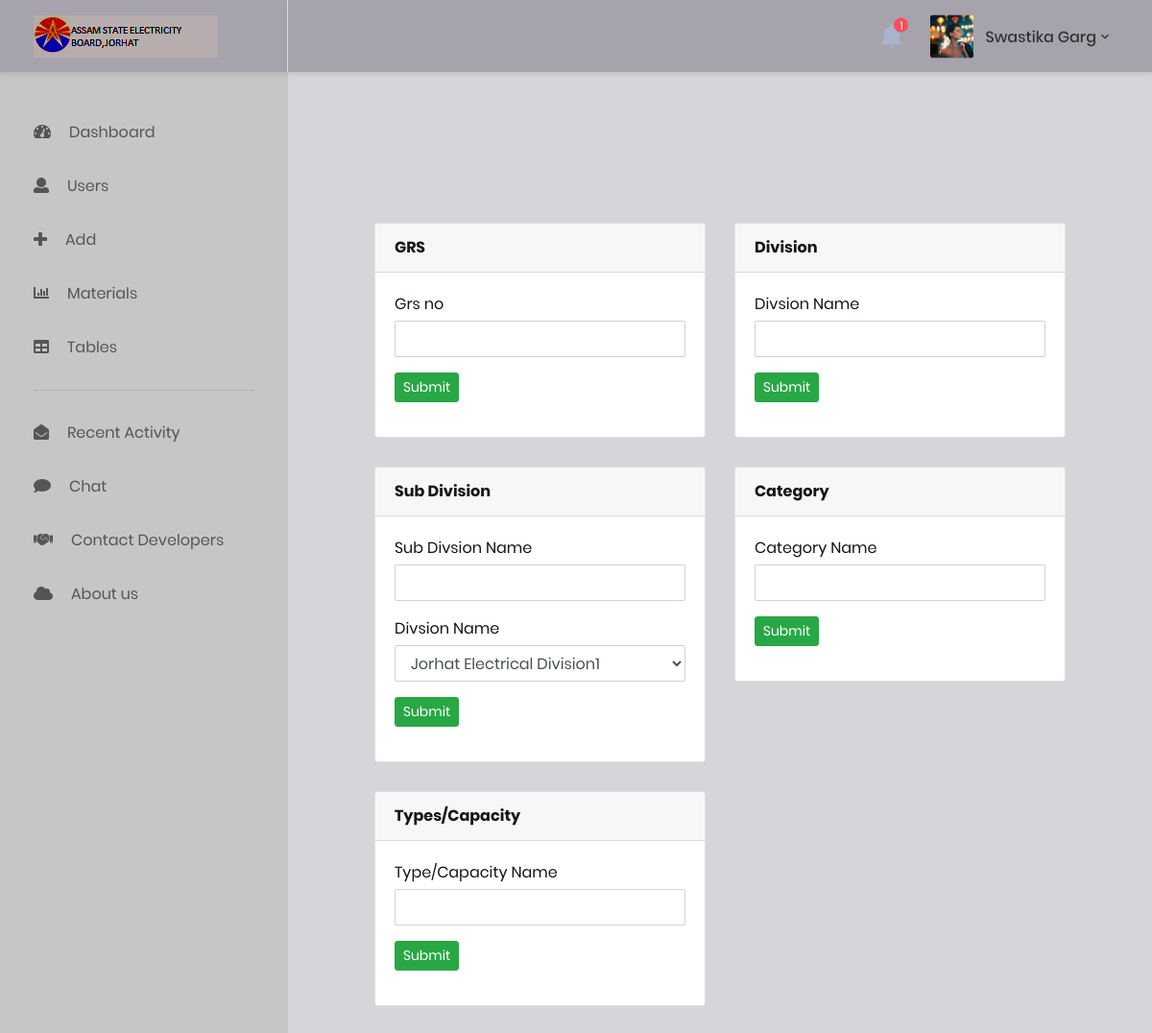
The page /adition.php (signed in) on the database its author committed.
### tables this page shows
CREATE TABLE `users` (
  `userid` int(11) NOT NULL,
  `usertypes` int(11) NOT NULL,
  `username` varchar(30) NOT NULL,
  `password` varchar(255) NOT NULL,
  `userpic` varchar(100) NOT NULL,
  `firstname` varchar(50) NOT NULL,
  `lastname` varchar(50) NOT NULL,
  `gender` tinyint(4) NOT NULL,
  `dob` date NOT NULL,
  `phone` bigint(20) NOT NULL,
  `email` varchar(50) NOT NULL,
  `country` varchar(30) NOT NULL,
  `state` varchar(30) NOT NULL,
  `city` varchar(30) NOT NULL,
  `pincode` int(11) NOT NULL,
  `divid` int(11) NOT NULL,
  `designation` varchar(30) NOT NULL,
  `status` varchar(50) NOT NULL
);

### adition.php (the view, shortened to what this page needs)
<?php
include('header.php');
include('conn.php');
?>
<div class="main-content">
                <div class="section__content section__content--p30">
                    <div class="container-fluid">
                        <div class="row">
                        <div class="col-lg-6">
                                <div class="card">
                                <div class="card-header">
                                        <strong>GRS</strong>
                                    </div>
                                    <div class="card-body">
                                        <form action="bill.php" method="post" >
                                            <div class="form-group">
                                                <label for="cc-payment" class="control-label mb-1">Grs no</label>
                                                <input type="text" id="company" placeholder="" class="form-control" name="grsno">
                                            </div>
                                            <div class="form-actions form-group">
                                                <button type="submit" class="btn btn-success btn-sm">Submit</button>
                                            </div>
                                        </form>
                                    </div>
                                </div>
                            </div>
                            <div class="col-lg-6">
                                <div class="card">
                                <div class="card-header">
                                        <strong>Division</strong>
                                    </div>
                                    <div class="card-body">
                                        <form action="division.php" method="post" novalidate="novalidate">
                                            <div class="form-group">
                                                <label for="cc-payment" class="control-label mb-1">Divsion Name</label>
                                                <input type="text" id="company" placeholder="" class="form-control" name="divname">
                                            </div>
                                            <div class="form-actions form-group">
                                                <button type="submit" class="btn btn-success btn-sm">Submit</button>
                                            </div>
                                        </form>
                                    </div>
                                </div>
                            </div>
                            <div class="col-lg-6">
                                <div class="card">
                                    <div class="card-header">
                                        <strong>Sub Division</strong>
                                    </div>
                                    <div class="card-body ">
                                    <form action="subdivision.php" method="post" novalidate="novalidate">
                                            <div class="form-group">
                                                <label for="cc-payment" class="control-label mb-1"> Sub Divsion Name</label>
                                                <input type="text" id="company" placeholder="" class="form-control" name="sdivname">
                                            </div>
                                            <div class="form-group">
                                                <label for="cc-payment" class="control-label mb-1">Divsion Name</label>
                                                <select  name="divid" id="select" class="form-control">
                                                    <?php
                                                        $rs=mysqli_query($conn,"select * from division");
                                                        while($row=mysqli_fetch_array($rs))
                                                        {
                                                        ?>
                                                        <option value="<?php echo $row['divid'] ?>"><?php echo $row['divname'] ?></option>
                                                        <?php
                                                            }
                                                            ?>
                                                            </select>
                                            </div>
                                            <div class="form-actions form-group">
                                                <button type="submit" class="btn btn-success btn-sm">Submit</button>
                                            </div>
                                        </form>
                                    </div>
                                </div>
                            </div>
                            <div class="col-lg-6">
                                <div class="card">
                                    <div class="card-header">
                                        <strong>Category</strong>
                                    </div>
                                    <div class="card-body ">
                                    <form action="category.php" method="post" novalidate="novalidate">
                                            <div class="form-group">
                                                <label for="cc-payment" class="control-label mb-1"> Category Name</label>
                                                <input type="text" id="company" placeholder="" class="form-control" name="catname">
                                            </div>
                                            <div class="form-actions form-group">
                                                <button type="submit" class="btn btn-success btn-sm">Submit</button>
                                            </div>
                                        </form>
                                    </div>
                                </div>
                            </div>
                            <div class="col-lg-6">
                                <div class="card">
                                    <div class="card-header">
                                        <strong>Types/Capacity</strong>
                                    </div>
                                    <div class="card-body ">
                                    <form action="type.php" method="post" novalidate="novalidate">
                                            <div class="form-group">
                                                <label for="cc-payment" class="control-label mb-1"> Type/Capacity Name</label>
                                                <input type="text" id="company" placeholder="" class="form-control" name="type">
                                            </div>
                                            <div class="form-actions form-group">
                                                <button type="submit" class="btn btn-success btn-sm">Submit</button>
                                            </div>
                                        </form>
                                    </div>
                                </div>
                            </div>
                        </div>
                    </div>
                </div>

### header.php (shortened to what this page needs)
<?php
$sesid=$_SESSION['userid'];
$sesusertype=$_SESSION['usertypes'];
?>
<?php
    include('conn.php');
    $select_user = "select * from users where userid = '$sesid'";
    $u = mysqli_query($conn, $select_user);
    $user = mysqli_fetch_array($u);
    $divid = $user['divid'];
    $rse=mysqli_query($conn,"select count(*) as n from notification where whom_to_notify='$divid'");
    $no=mysqli_fetch_array($rse);
    $rs=mysqli_query($conn, "select * from users where userid='$sesid' ");
?>
<!DOCTYPE html>
<html lang="en">
<head>
    <link href="css/font-face.css" rel="stylesheet" media="all">
    <link href="test.css" rel="stylesheet" media="all">
    <link href="vendor/font-awesome-4.7/css/font-awesome.min.css" rel="stylesheet" media="all">
    <link href="vendor/font-awesome-5/css/fontawesome-all.min.css" rel="stylesheet" media="all">
    <link href="vendor/mdi-font/css/material-design-iconic-font.min.css" rel="stylesheet" media="all">
    <link href="vendor/bootstrap-4.1/bootstrap.min.css" rel="stylesheet" media="all">
    <link href="vendor/animsition/animsition.min.css" rel="stylesheet" media="all">
    <link href="vendor/bootstrap-progressbar/bootstrap-progressbar-3.3.4.min.css" rel="stylesheet" media="all">
    <link href="vendor/wow/animate.css" rel="stylesheet" media="all">
    <link href="vendor/css-hamburgers/hamburgers.min.css" rel="stylesheet" media="all">
    <link href="vendor/slick/slick.css" rel="stylesheet" media="all">
    <link href="vendor/select2/select2.min.css" rel="stylesheet" media="all">
    <link href="vendor/perfect-scrollbar/perfect-scrollbar.css" rel="stylesheet" media="all">
    <link href="css/theme.css" rel="stylesheet" media="all">
</head>
<body class="animsition">
    <div class="page-wrapper">
        <aside class="menu-sidebar d-none d-lg-block">
            <div class="logo">
                <a href="#">
                    <img src="images/icon/apdcllogo.png" alt="Cool Admin" />
                </a>
            </div>
            <div class="menu-sidebar__content js-scrollbar1">
                <nav class="navbar-sidebar">
                    <ul class="list-unstyled navbar__list">
                    <li class="has-sub">
                            <a class="js-arrow" href="show.php">
                                <i class="fas fa-tachometer-alt"></i>Dashboard </a>
                        </li>
                        <?php
                                        if($sesusertype==1){
                                            echo '<li>
                                            <a href="user.php">
                                                    <i class="fas fa-user"></i>Users</a>
                                            </li>';
                                           echo  '<li>
                                                <a href="adition.php">
                                                        <i class="fas fa-plus"></i>Add</a>
                                                </li>';
                                        }
                                    ?>
                        <li class="has-sub">
                            <a class="js-arrow" href="#">
                                <i class="fas fa-chart-bar"></i>Materials</a>
                       </li>
                        <li class="has-sub">
                            <a class="js-arrow" href="#">
                                <i class="fas fa-table"></i>Tables</a>
                        </li>
                    </ul>
                    <hr>
                    <ul class="list-unstyled navbar__list">
                    <li class="has-sub">
                            <a class="js-arrow" href="recent_activity.php">
                             <i class="fas fa-envelope-open"></i>Recent Activity</a>
                    </li>
                    <li class="has-sub">
                            <a class="js-arrow" href="help.php">
                             <i class="fas fa-comment"></i>Chat</a>
                    </li>
                    <li class="has-sub">
                            <a class="js-arrow" href="contactdeveloper.php">
                             <i class="fas fa-handshake-o"></i>Contact Developers</a>
                    </li>
                    <li class="has-sub">
                            <a class="js-arrow" href="aboutus.php">
                             <i class="fas fa-cloud"></i>About us</a>
                    </li>
                                    </ul>
                </nav>
            </div>
        </aside>
        <div class="page-container">
            <header class="header-desktop">
                <div class="section__content section__content--p30">
                    <div class="container-fluid">
                        <div class="header-wrap">
                            <div class="header-button">
                                    <div class="noti-wrap">
                                    <div class="noti__item js-item-menu">
                                        <i class="zmdi zmdi-notifications"></i>
                                        <span class="quantity"><?php echo $no['n']; ?></span>
                                    </div>
                                </div>
                                <div class="account-wrap">
                                    <div class="account-item clearfix js-item-menu">
                                        <div class="image">
                                        <?php
                                        while($row1 = mysqli_fetch_array($rs)){
                                      ?>
                                            <img src="<?php echo $row1['userpic'] ?>" alt="<?php echo $row1['username']?>" />
                                        </div>
                                        <div class="content">
                                      <a class="js-acc-btn" href="#">  <?php echo $row1['firstname']?> <?php echo $row1['lastname']  ?></a>
                                        </div>
                                        <?php } ?>
                                    </div>
                                </div>
                            </div>
                        </div>
                    </div>
                </div>
            </header>
            <div class="main-content">
                <div class="section__content section__content--p30">
                    <div class="container-fluid">
                        <div class="row">
                            <div class="col-md-12">
</body>
</html>

### rows shown on the page
users: userpic (picture), firstname "Swastika", lastname "Garg"

### other values the page prints
$no['n'] "1"
form field divid "Jorhat Electrical Division1"
